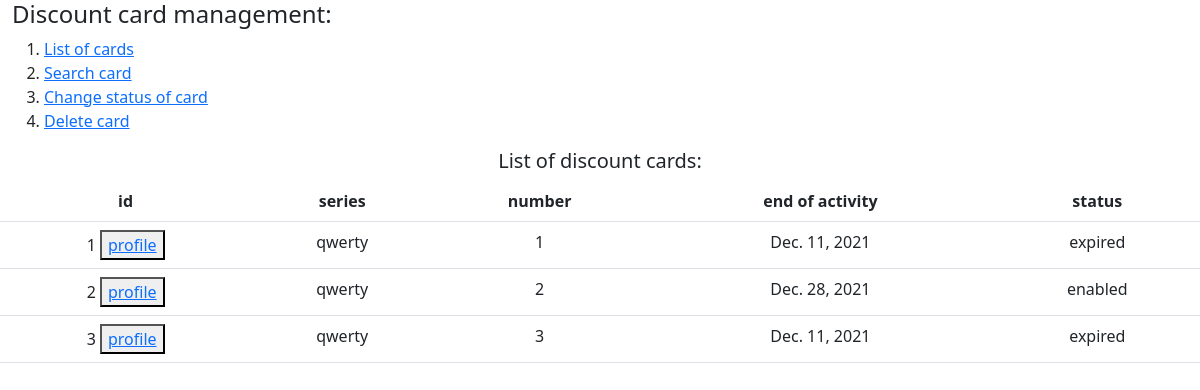
Screenshot of /all_cards/ with the database file from the repository.
### management_discount_cards/models.py (models this page shows, shortened)
class Card(models.Model):
    series = models.CharField(max_length=150)
    number = models.CharField(max_length=150)
    create_date = models.DateTimeField(auto_now_add=True)
    end_of_activity = models.DateField()
    date_of_use = models.DateTimeField(auto_now=True)
    total_sum = models.DecimalField(default=0.0, max_digits=12, decimal_places=2)
    status = models.BooleanField(default=True)

### management_discount_cards/views.py (the view)
# urls.py: path('all_cards/', views.CardsListView.as_view(), name='cards-list'),
class CardsListView(ListView):
    template_name = "list_of_cards.html"
    model = Card
    def get_context_data(self, **kwargs):
        context = super().get_context_data(**kwargs)
        context['cards_list'] = Card.objects.all()
        return check_expired(context)

### management_discount_cards/views.py (called while the page is built)
def check_expired(context):
    for item in context['cards_list']:
        if item.end_of_activity < date.today():
            item.status = 'expired'
        elif item.status:
            item.status = 'enabled'
        elif not item.status:
            item.status = 'disabled'
    return context

### templates/list_of_cards.html
{% extends "base.html" %}
{% block content %}
    <table class="text-center table">
        <thead><h5 class="text-center">List of discount cards:</h5></thead>
        <tbody>
            <tr>
                <th>id</th>
                <th>series</th>
                <th>number</th>
                <th>end of activity</th>
                <th>status</th>
            </tr>
        {% for card in cards_list %}
            <tr>
                <td>
                    {{ card.id }}
                    <button>
                        <a href="{% url 'card-detail' card.id %}">profile</a>
                    </button>
                </td>
                <td>{{ card.series }}</td>
                <td>{{ card.number }}</td>
                <td>{{ card.end_of_activity}}</td>
                <td>{{ card.status }}</td>
            </tr>
        {% endfor %}
        </tbody>
    </table>
{% endblock %}

### rows the page displays
Card: id "1", series "qwerty", number "1", end_of_activity "Dec. 11, 2021", status "expired"
Card: id "2", series "qwerty", number "2", end_of_activity "Dec. 28, 2021", status "enabled"
Card: id "3", series "qwerty", number "3", end_of_activity "Dec. 11, 2021", status "expired"
